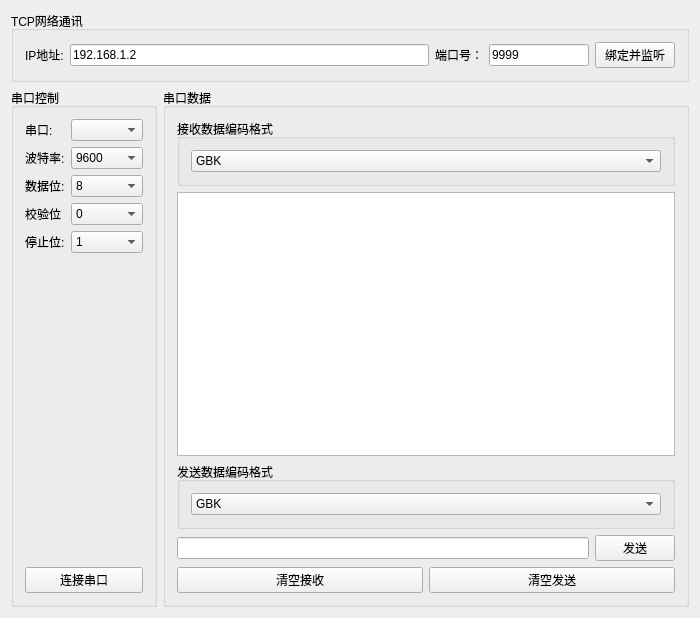
<?xml version="1.0" encoding="UTF-8"?>
<ui version="4.0">
 <class>Widget</class>
 <widget class="QWidget" name="Widget">
  <property name="geometry">
   <rect>
    <x>0</x>
    <y>0</y>
    <width>700</width>
    <height>618</height>
   </rect>
  </property>
  <property name="maximumSize">
   <size>
    <width>700</width>
    <height>650</height>
   </size>
  </property>
  <property name="windowTitle">
   <string>Widget</string>
  </property>
  <layout class="QVBoxLayout" name="verticalLayout_6">
   <item>
    <widget class="QGroupBox" name="groupBox_5">
     <property name="title">
      <string>TCP网络通讯</string>
     </property>
     <layout class="QHBoxLayout" name="horizontalLayout_4">
      <item>
       <widget class="QLabel" name="label_6">
        <property name="text">
         <string>IP地址:</string>
        </property>
       </widget>
      </item>
      <item>
       <widget class="QLineEdit" name="lineEdit_ip">
        <property name="text">
         <string>192.168.1.2</string>
        </property>
       </widget>
      </item>
      <item>
       <widget class="QLabel" name="label_7">
        <property name="text">
         <string>端口号：</string>
        </property>
       </widget>
      </item>
      <item>
       <widget class="QLineEdit" name="lineEdit_port">
        <property name="maximumSize">
         <size>
          <width>100</width>
          <height>16777215</height>
         </size>
        </property>
        <property name="text">
         <string>9999</string>
        </property>
       </widget>
      </item>
      <item>
       <widget class="QPushButton" name="pushButton_bind">
        <property name="text">
         <string>绑定并监听</string>
        </property>
       </widget>
      </item>
     </layout>
    </widget>
   </item>
   <item>
    <layout class="QHBoxLayout" name="horizontalLayout_3">
     <item>
      <widget class="QGroupBox" name="groupBox">
       <property name="title">
        <string>串口控制</string>
       </property>
       <layout class="QVBoxLayout" name="verticalLayout_5">
        <item>
         <layout class="QVBoxLayout" name="verticalLayout">
          <item>
           <layout class="QFormLayout" name="formLayout">
            <item row="0" column="0">
             <widget class="QLabel" name="label">
              <property name="text">
               <string>串口:</string>
              </property>
             </widget>
            </item>
            <item row="0" column="1">
             <widget class="QComboBox" name="comboBox_port"/>
            </item>
            <item row="1" column="0">
             <widget class="QLabel" name="label_2">
              <property name="text">
               <string>波特率:</string>
              </property>
             </widget>
            </item>
            <item row="1" column="1">
             <widget class="QComboBox" name="comboBox_baud">
              <item>
               <property name="text">
                <string>9600</string>
               </property>
              </item>
              <item>
               <property name="text">
                <string>4800</string>
               </property>
              </item>
              <item>
               <property name="text">
                <string>19200</string>
               </property>
              </item>
              <item>
               <property name="text">
                <string>115200</string>
               </property>
              </item>
             </widget>
            </item>
            <item row="2" column="0">
             <widget class="QLabel" name="label_3">
              <property name="text">
               <string>数据位:</string>
              </property>
             </widget>
            </item>
            <item row="2" column="1">
             <widget class="QComboBox" name="comboBox_data">
              <item>
               <property name="text">
                <string>8</string>
               </property>
              </item>
              <item>
               <property name="text">
                <string>5</string>
               </property>
              </item>
              <item>
               <property name="text">
                <string>6</string>
               </property>
              </item>
              <item>
               <property name="text">
                <string>7</string>
               </property>
              </item>
             </widget>
            </item>
            <item row="3" column="0">
             <widget class="QLabel" name="label_4">
              <property name="text">
               <string>校验位</string>
              </property>
             </widget>
            </item>
            <item row="3" column="1">
             <widget class="QComboBox" name="comboBox_check">
              <item>
               <property name="text">
                <string>0</string>
               </property>
              </item>
              <item>
               <property name="text">
                <string>2</string>
               </property>
              </item>
              <item>
               <property name="text">
                <string>3</string>
               </property>
              </item>
              <item>
               <property name="text">
                <string>4</string>
               </property>
              </item>
              <item>
               <property name="text">
                <string>5</string>
               </property>
              </item>
             </widget>
            </item>
            <item row="4" column="0">
             <widget class="QLabel" name="label_5">
              <property name="text">
               <string>停止位:</string>
              </property>
             </widget>
            </item>
            <item row="4" column="1">
             <widget class="QComboBox" name="comboBox_stop">
              <item>
               <property name="text">
                <string>1</string>
               </property>
              </item>
              <item>
               <property name="text">
                <string>2</string>
               </property>
              </item>
              <item>
               <property name="text">
                <string>3</string>
               </property>
              </item>
             </widget>
            </item>
           </layout>
          </item>
          <item>
           <widget class="QPushButton" name="pushButton_connect">
            <property name="text">
             <string>连接串口</string>
            </property>
           </widget>
          </item>
         </layout>
        </item>
       </layout>
      </widget>
     </item>
     <item>
      <widget class="QGroupBox" name="groupBox_2">
       <property name="title">
        <string>串口数据</string>
       </property>
       <layout class="QVBoxLayout" name="verticalLayout_4">
        <item>
         <widget class="QGroupBox" name="groupBox_3">
          <property name="title">
           <string>接收数据编码格式</string>
          </property>
          <layout class="QVBoxLayout" name="verticalLayout_2">
           <item>
            <widget class="QComboBox" name="comboBox_read">
             <item>
              <property name="text">
               <string>GBK</string>
              </property>
             </item>
             <item>
              <property name="text">
               <string>UTF8</string>
              </property>
             </item>
            </widget>
           </item>
          </layout>
         </widget>
        </item>
        <item>
         <widget class="QTextEdit" name="textEdit_read"/>
        </item>
        <item>
         <widget class="QGroupBox" name="groupBox_4">
          <property name="title">
           <string>发送数据编码格式</string>
          </property>
          <layout class="QVBoxLayout" name="verticalLayout_3">
           <item>
            <widget class="QComboBox" name="comboBox_send">
             <item>
              <property name="text">
               <string>GBK</string>
              </property>
             </item>
             <item>
              <property name="text">
               <string>UTF8</string>
              </property>
             </item>
            </widget>
           </item>
          </layout>
         </widget>
        </item>
        <item>
         <layout class="QHBoxLayout" name="horizontalLayout">
          <item>
           <widget class="QLineEdit" name="lineEdit_send"/>
          </item>
          <item>
           <widget class="QPushButton" name="pushButton_send">
            <property name="text">
             <string>发送</string>
            </property>
           </widget>
          </item>
         </layout>
        </item>
        <item>
         <layout class="QHBoxLayout" name="horizontalLayout_2">
          <item>
           <widget class="QPushButton" name="pushButton_clearRead">
            <property name="text">
             <string>清空接收</string>
            </property>
           </widget>
          </item>
          <item>
           <widget class="QPushButton" name="pushButton_clearSend">
            <property name="text">
             <string>清空发送</string>
            </property>
           </widget>
          </item>
         </layout>
        </item>
       </layout>
      </widget>
     </item>
    </layout>
   </item>
  </layout>
 </widget>
 <layoutdefault spacing="6" margin="11"/>
 <resources/>
 <connections/>
</ui>
